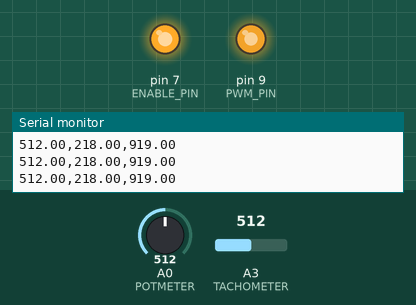
This sketch was run on a simulated Arduino Uno, built with avr-gcc and run on an emulated ATmega328P. On the bench: output pins drawn as LEDs (lit = HIGH), the last lines printed to the serial monitor. The test bench sets the inputs (shaded band); at power-on: A0 (POTMETER) = 512, A3 (TACHOMETER) = 512.

Above: at 3.2 s.
3.3 s: A0 (POTMETER) set to 306
At 6.16 s:
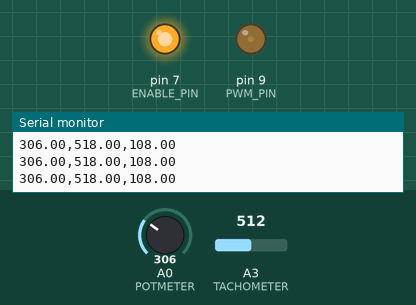
6.3 s: A0 (POTMETER) set to 511
At 7.1 s:
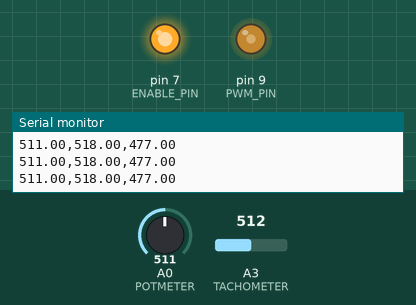
7.8 s: A0 (POTMETER) set to 716
At 9.0 s:
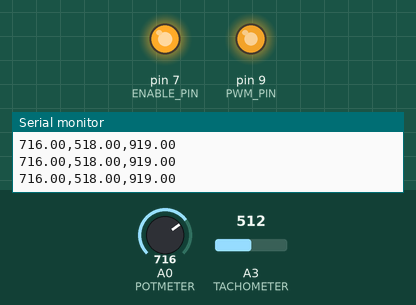
9.3 s: A0 (POTMETER) set to 122
At 10.3 s:
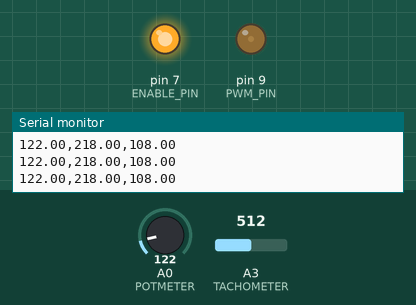
Timing chart, 0 to 12.3 s (numbered marks = the images above; inputs shaded):
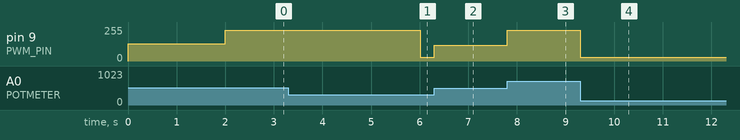

The sketch:

lab_exercise.ino
```cpp
#include <TimerOne.h>

// ESCON DRIVE
#define PWM_PIN 9
#define ENABLE_PIN 7

#define ESCON_PWM_MAX 916
#define ESCON_PWM_MIN 105

#define PWM_50 512
#define PWM_100 1024

// SENSORS
#define POTMETER A0
#define TACHOMETER A3

// Sampling
unsigned long t0 = 0;
const unsigned long ts = 5;

// Square wave
int square_count = 0;

// Controller related
const float theta_base_ref = 368;
float theta_ref = theta_base_ref;

// Gains
float Kp = 5;
float Kv = 0;

// Control inputs (to be applied to PWM signal)
float u_p = 0;
float u_v = 0;

// PWM output
float PWM_out = 0;

void setup() {
    pinMode(PWM_PIN, OUTPUT);
    pinMode(ENABLE_PIN, OUTPUT);

    // Timer setup
    Timer1.initialize(2000);
    Timer1.stop();
    Timer1.restart();

    // Setup to 500Hz and 50% duty-cycle
    // (To give ESCON a valid PWM at startup)
    Timer1.pwm(PWM_PIN, 512, 2000);

    // Disable ESCON to clear errors
    digitalWrite(ENABLE_PIN, LOW);
    delay(2000);
    // Enable ESCON
    digitalWrite(ENABLE_PIN, HIGH);

    Serial.begin(57600);
    t0 = millis();
}

void loop() {
    // Raw sensor readouts
    float theta_meas = analogRead(POTMETER);
    float omega_meas = analogRead(TACHOMETER) - 500.0;

    // Generate square wave
    if (square_count > 1600) {
        square_count = 0;
    }
    else {
        square_count++;
    }

    // Hookup reference to square wave
    if (square_count < 800) {
        theta_ref = theta_base_ref - 150;
    }
    else {
        theta_ref = theta_base_ref + 150;
    }

    // P regulator w. gain Kp
    u_p = Kp * (theta_ref - theta_meas);

    // Inner-loop w. gain Kv
    u_v = Kv * omega_meas;

    // Duty-cycle = 50% + (u_p - u_v)
    PWM_out = PWM_50 + (u_p + u_v);

    // Limit PWM_out (for the sake of ESCON!)
    if (PWM_out > ESCON_PWM_MAX) {
        PWM_out = ESCON_PWM_MAX;
    }
    if (PWM_out < ESCON_PWM_MIN) {
        PWM_out = ESCON_PWM_MIN;
    }

    // Invert PWM_out
    PWM_out = PWM_100 - PWM_out;

    // Logging
    Serial.print(theta_meas);
    Serial.print(",");
    Serial.print(theta_ref);
    Serial.print(",");
    Serial.print(PWM_out);
    Serial.print("\n");

    Timer1.setPwmDuty(PWM_PIN, PWM_out);

    // Wait
    while ((t0 + ts) > millis()){}
    t0 = millis();
}
```

Measured:
- after the input at 3.3 s, pin 9 (PWM_PIN): 229/255 → 27/255 after 2.7 s
- after the input at 6.3 s, pin 9 (PWM_PIN): 27/255 → 119/255 at once
- after the input at 7.8 s, pin 9 (PWM_PIN): 119/255 → 229/255 at once
- after the input at 9.3 s, pin 9 (PWM_PIN): 229/255 → 27/255 at once
